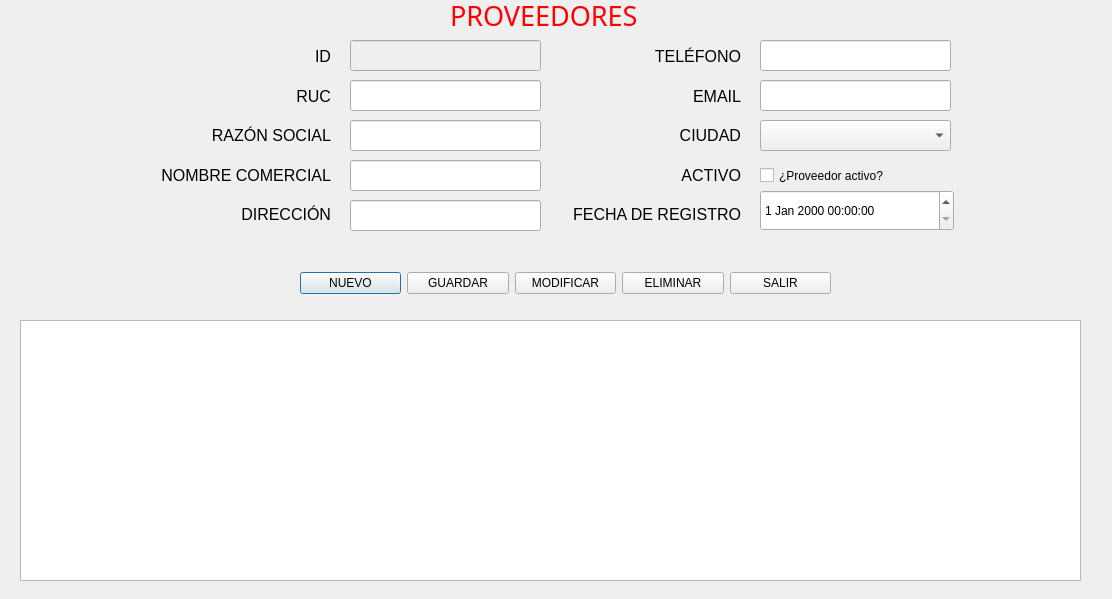
<?xml version="1.0" encoding="UTF-8"?>
<ui version="4.0">
 <class>Proveedores</class>
 <widget class="QDialog" name="Proveedores">
  <property name="geometry">
   <rect>
    <x>0</x>
    <y>0</y>
    <width>1112</width>
    <height>599</height>
   </rect>
  </property>
  <property name="windowTitle">
   <string>Proveedores</string>
  </property>
  <widget class="QLineEdit" name="txtId">
   <property name="enabled">
    <bool>false</bool>
   </property>
   <property name="geometry">
    <rect>
     <x>350</x>
     <y>40</y>
     <width>191</width>
     <height>31</height>
    </rect>
   </property>
  </widget>
  <widget class="QWidget" name="layoutWidget">
   <property name="geometry">
    <rect>
     <x>160</x>
     <y>40</y>
     <width>171</width>
     <height>191</height>
    </rect>
   </property>
   <layout class="QVBoxLayout" name="_2">
    <item>
     <widget class="QLabel" name="labelId">
      <property name="font">
       <font>
        <family>Segoe UI</family>
        <pointsize>12</pointsize>
       </font>
      </property>
      <property name="text">
       <string>ID</string>
      </property>
      <property name="alignment">
       <set>Qt::AlignmentFlag::AlignRight|Qt::AlignmentFlag::AlignTrailing|Qt::AlignmentFlag::AlignVCenter</set>
      </property>
     </widget>
    </item>
    <item>
     <widget class="QLabel" name="labelRuc">
      <property name="font">
       <font>
        <family>Segoe UI</family>
        <pointsize>12</pointsize>
       </font>
      </property>
      <property name="text">
       <string>RUC</string>
      </property>
      <property name="alignment">
       <set>Qt::AlignmentFlag::AlignRight|Qt::AlignmentFlag::AlignTrailing|Qt::AlignmentFlag::AlignVCenter</set>
      </property>
     </widget>
    </item>
    <item>
     <widget class="QLabel" name="labelRazonSocial">
      <property name="font">
       <font>
        <pointsize>12</pointsize>
       </font>
      </property>
      <property name="text">
       <string>RAZÓN SOCIAL</string>
      </property>
      <property name="alignment">
       <set>Qt::AlignmentFlag::AlignRight|Qt::AlignmentFlag::AlignTrailing|Qt::AlignmentFlag::AlignVCenter</set>
      </property>
     </widget>
    </item>
    <item>
     <widget class="QLabel" name="labelNombreComercial">
      <property name="font">
       <font>
        <pointsize>12</pointsize>
       </font>
      </property>
      <property name="text">
       <string>NOMBRE COMERCIAL</string>
      </property>
      <property name="alignment">
       <set>Qt::AlignmentFlag::AlignRight|Qt::AlignmentFlag::AlignTrailing|Qt::AlignmentFlag::AlignVCenter</set>
      </property>
     </widget>
    </item>
    <item>
     <widget class="QLabel" name="labelDireccion">
      <property name="font">
       <font>
        <pointsize>12</pointsize>
       </font>
      </property>
      <property name="text">
       <string>DIRECCIÓN</string>
      </property>
      <property name="alignment">
       <set>Qt::AlignmentFlag::AlignRight|Qt::AlignmentFlag::AlignTrailing|Qt::AlignmentFlag::AlignVCenter</set>
      </property>
     </widget>
    </item>
   </layout>
  </widget>
  <widget class="QWidget" name="layoutWidget_2">
   <property name="geometry">
    <rect>
     <x>300</x>
     <y>270</y>
     <width>531</width>
     <height>26</height>
    </rect>
   </property>
   <layout class="QHBoxLayout" name="horizontalLayout">
    <item>
     <widget class="QPushButton" name="btnNuevo">
      <property name="text">
       <string>NUEVO</string>
      </property>
      <property name="icon">
       <iconset theme="QIcon::ThemeIcon::FolderNew"/>
      </property>
     </widget>
    </item>
    <item>
     <widget class="QPushButton" name="btnGuardar">
      <property name="text">
       <string>GUARDAR</string>
      </property>
      <property name="icon">
       <iconset theme="QIcon::ThemeIcon::DocumentSave"/>
      </property>
     </widget>
    </item>
    <item>
     <widget class="QPushButton" name="btnModificar">
      <property name="text">
       <string>MODIFICAR</string>
      </property>
      <property name="icon">
       <iconset theme="QIcon::ThemeIcon::MailMessageNew"/>
      </property>
     </widget>
    </item>
    <item>
     <widget class="QPushButton" name="btnEliminar">
      <property name="text">
       <string>ELIMINAR</string>
      </property>
      <property name="icon">
       <iconset theme="QIcon::ThemeIcon::ApplicationExit"/>
      </property>
     </widget>
    </item>
    <item>
     <widget class="QPushButton" name="btnCerrar">
      <property name="text">
       <string>SALIR</string>
      </property>
      <property name="icon">
       <iconset theme="QIcon::ThemeIcon::SystemLogOut"/>
      </property>
     </widget>
    </item>
   </layout>
  </widget>
  <widget class="QCheckBox" name="chkActivo">
   <property name="geometry">
    <rect>
     <x>760</x>
     <y>160</y>
     <width>191</width>
     <height>31</height>
    </rect>
   </property>
   <property name="text">
    <string>¿Proveedor activo?</string>
   </property>
  </widget>
  <widget class="QLabel" name="label">
   <property name="geometry">
    <rect>
     <x>450</x>
     <y>0</y>
     <width>201</width>
     <height>31</height>
    </rect>
   </property>
   <property name="font">
    <font>
     <family>MV Boli</family>
     <pointsize>20</pointsize>
     <underline>false</underline>
    </font>
   </property>
   <property name="styleSheet">
    <string notr="true">color: rgb(255, 0, 0);</string>
   </property>
   <property name="text">
    <string>PROVEEDORES</string>
   </property>
   <property name="textFormat">
    <enum>Qt::TextFormat::AutoText</enum>
   </property>
  </widget>
  <widget class="QLineEdit" name="txtRuc">
   <property name="geometry">
    <rect>
     <x>350</x>
     <y>80</y>
     <width>191</width>
     <height>31</height>
    </rect>
   </property>
  </widget>
  <widget class="QWidget" name="layoutWidget_3">
   <property name="geometry">
    <rect>
     <x>570</x>
     <y>40</y>
     <width>171</width>
     <height>191</height>
    </rect>
   </property>
   <layout class="QVBoxLayout" name="_3">
    <item>
     <widget class="QLabel" name="labelTelefono">
      <property name="font">
       <font>
        <family>Segoe UI</family>
        <pointsize>12</pointsize>
       </font>
      </property>
      <property name="text">
       <string>TELÉFONO</string>
      </property>
      <property name="alignment">
       <set>Qt::AlignmentFlag::AlignRight|Qt::AlignmentFlag::AlignTrailing|Qt::AlignmentFlag::AlignVCenter</set>
      </property>
     </widget>
    </item>
    <item>
     <widget class="QLabel" name="labelEmail">
      <property name="font">
       <font>
        <family>Segoe UI</family>
        <pointsize>12</pointsize>
       </font>
      </property>
      <property name="text">
       <string>EMAIL</string>
      </property>
      <property name="alignment">
       <set>Qt::AlignmentFlag::AlignRight|Qt::AlignmentFlag::AlignTrailing|Qt::AlignmentFlag::AlignVCenter</set>
      </property>
     </widget>
    </item>
    <item>
     <widget class="QLabel" name="labelCiudad">
      <property name="font">
       <font>
        <pointsize>12</pointsize>
       </font>
      </property>
      <property name="text">
       <string>CIUDAD</string>
      </property>
      <property name="alignment">
       <set>Qt::AlignmentFlag::AlignRight|Qt::AlignmentFlag::AlignTrailing|Qt::AlignmentFlag::AlignVCenter</set>
      </property>
     </widget>
    </item>
    <item>
     <widget class="QLabel" name="labelActivo">
      <property name="font">
       <font>
        <pointsize>12</pointsize>
       </font>
      </property>
      <property name="text">
       <string>ACTIVO</string>
      </property>
      <property name="alignment">
       <set>Qt::AlignmentFlag::AlignRight|Qt::AlignmentFlag::AlignTrailing|Qt::AlignmentFlag::AlignVCenter</set>
      </property>
     </widget>
    </item>
    <item>
     <widget class="QLabel" name="labelFechaRegistro">
      <property name="font">
       <font>
        <pointsize>12</pointsize>
       </font>
      </property>
      <property name="text">
       <string>FECHA DE REGISTRO</string>
      </property>
      <property name="alignment">
       <set>Qt::AlignmentFlag::AlignRight|Qt::AlignmentFlag::AlignTrailing|Qt::AlignmentFlag::AlignVCenter</set>
      </property>
     </widget>
    </item>
   </layout>
  </widget>
  <widget class="QLineEdit" name="txtRazonSocial">
   <property name="geometry">
    <rect>
     <x>350</x>
     <y>120</y>
     <width>191</width>
     <height>31</height>
    </rect>
   </property>
  </widget>
  <widget class="QLineEdit" name="txtTelefono">
   <property name="geometry">
    <rect>
     <x>760</x>
     <y>40</y>
     <width>191</width>
     <height>31</height>
    </rect>
   </property>
  </widget>
  <widget class="QTableView" name="tablaProveedores">
   <property name="geometry">
    <rect>
     <x>20</x>
     <y>320</y>
     <width>1061</width>
     <height>261</height>
    </rect>
   </property>
  </widget>
  <widget class="QLineEdit" name="txtNombreComercial">
   <property name="geometry">
    <rect>
     <x>350</x>
     <y>160</y>
     <width>191</width>
     <height>31</height>
    </rect>
   </property>
  </widget>
  <widget class="QLineEdit" name="txtDireccion">
   <property name="geometry">
    <rect>
     <x>350</x>
     <y>200</y>
     <width>191</width>
     <height>31</height>
    </rect>
   </property>
  </widget>
  <widget class="QLineEdit" name="txtEmail">
   <property name="geometry">
    <rect>
     <x>760</x>
     <y>80</y>
     <width>191</width>
     <height>31</height>
    </rect>
   </property>
  </widget>
  <widget class="QComboBox" name="cbCiudad">
   <property name="geometry">
    <rect>
     <x>760</x>
     <y>120</y>
     <width>191</width>
     <height>31</height>
    </rect>
   </property>
  </widget>
  <widget class="QDateTimeEdit" name="dtFechaRegistro">
   <property name="geometry">
    <rect>
     <x>760</x>
     <y>190</y>
     <width>194</width>
     <height>41</height>
    </rect>
   </property>
  </widget>
 </widget>
 <resources/>
 <connections/>
</ui>
